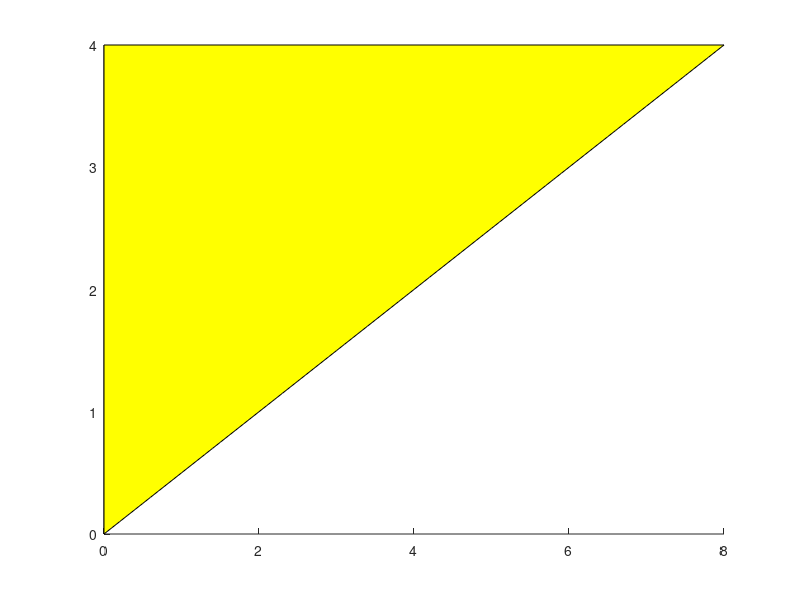

Source code (MATLAB): (Note: this script raises an error after producing the figure.)
% 5.4 problem 1a
x = 0:0.1:8; y = 0.5.*x;

figure
hold on
patch([x 0], [y 4],'y'); xline(0); yline(0)
hold off
xlabel('x'); ylabel('y')
axis([-1 9 -0.5 5]); grid on

% 5.4 problem 1b
x_left = -4:0.02:0; x_right = 0:0.02:4;
y_left = sqrt(16-x_left.^2); y_right = sqrt(16-x_right.^2);
x = [x_left x_right]; y = [y_left y_right];

figure
hold on
patch(x, y,'y'); xline(0); yline(0)
hold off
xlabel('x'); ylabel('y')
axis([-5 5 -1 5]); grid on

% 5.4 Problem 2
x = [0, 1, 1]; y = [0, 0, 1];

figure
hold on
patch(x, y, 'y'); xline(0); yline(0)
hold off
xlabel('x'); ylabel('y'); 
axis([-1 2 -1 2]); grid on

% 5.4 problem 16
x = 0:0.02:1; y = x.^2;

figure
hold on
patch(x, y,'y'); xline(0); yline(0)
hold off
xlabel('x'); ylabel('y')
axis([-0.5 1.5 -0.5 1.5]); grid on